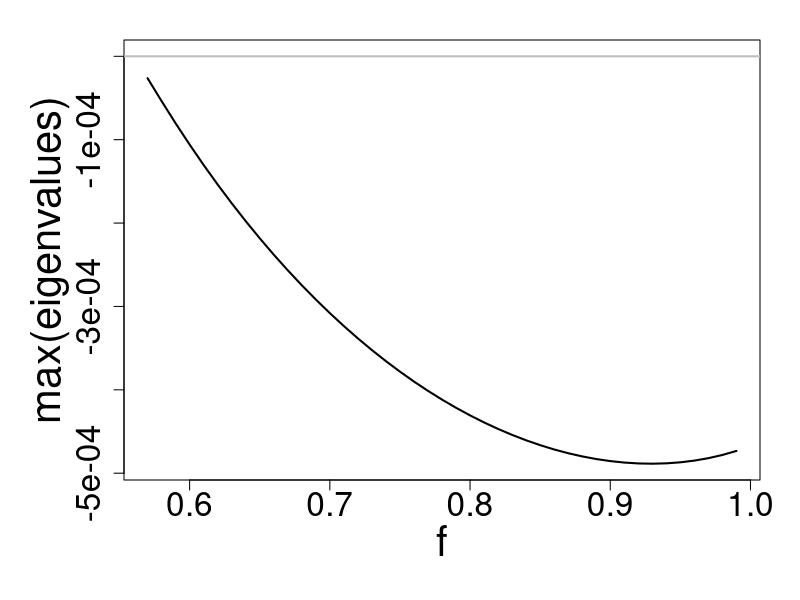
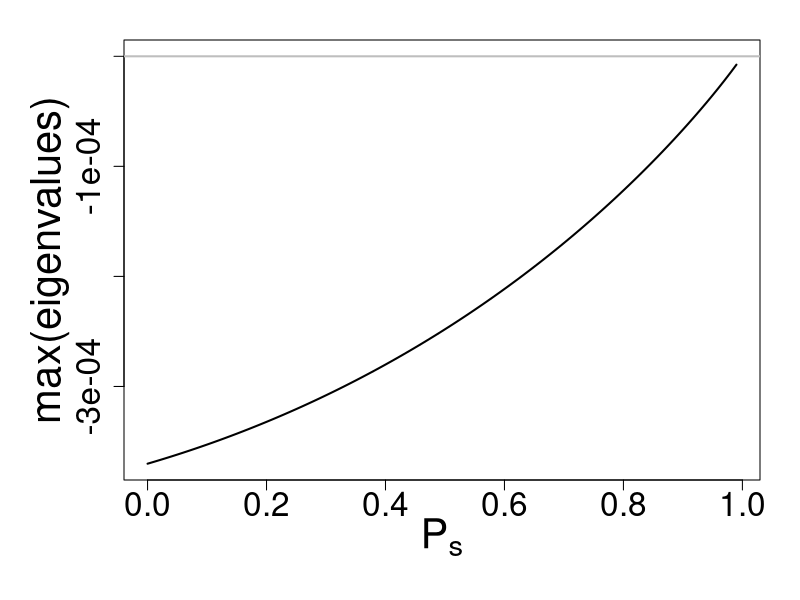
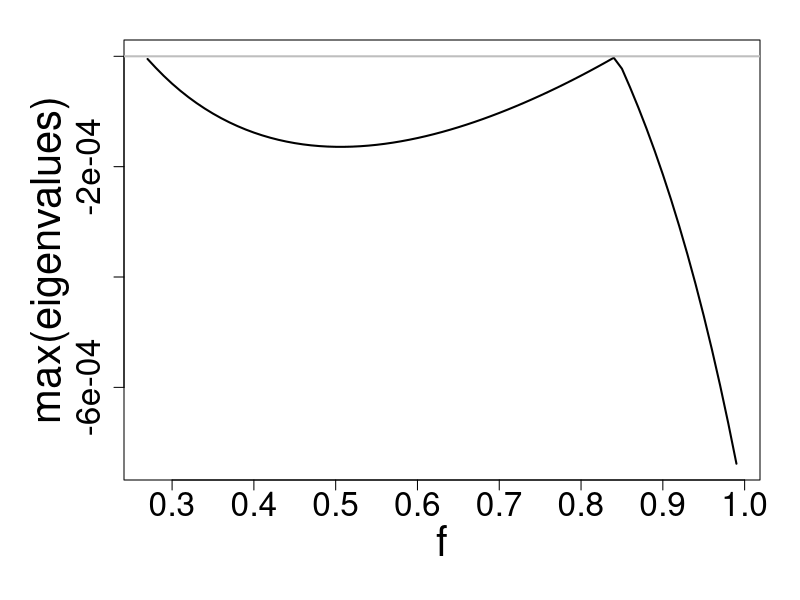
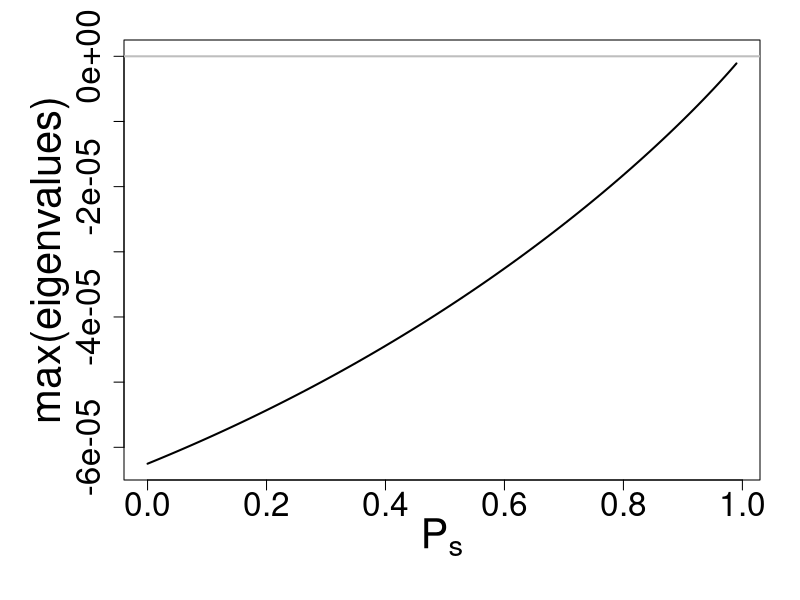

The R script that drew these images, in order:
#----------------------------------------------------
# This function returns the equlibrium values 
CaCcMN_eqm<-function(km,kn,kc,d,bmax,s,f,phi,g,ps,u){
  
  beta1<- -(phi*f)/(g*(1-f))
  beta2<- (km/((bmax*(1-s))-d)) - (kn/((bmax-d)*((1-f))))
  beta<-beta1/(d*beta2)
  
  alp1<- (km*d*u*beta)/((bmax*(1-s))-d)
  alp1<-alp1 - (phi*u/g) -(f*(1-ps)*beta)
  
  alp2<- -((1-ps)*kc*beta*f)-((1-f)*(1-ps)*(beta^2))
  alp3<- -(kc*(1-f)*(1-ps)*(beta^2))
  Meq<- (-alp2 + sqrt((alp2^2)-(4*alp1*alp3)))/(2*alp1)
  Neq<- beta-Meq
  
  # if((is.finite(Meq)&(Meq<0))==T){
  #   Meq<-0
  #   Neq<- beta-Meq
  # }
  
  if((is.finite(Neq)&(Neq<0))==T){
    Neq<-0
  }
  
  
  Caeq<- ((Meq+(Neq*(1-f)))*(Meq+kc)*(1-ps))/(u*(Meq^2))
  Cceq<- phi/(g*(Meq+Neq))
  
  res<-list(Caeq=Caeq,Cceq=Cceq,Meq=Meq,Neq=Neq)
  
  return(res)
}
#------------------------------------------------------------------

get_eigenvalues<-function(km,kn,kc,d,bmax,s,f,phi,g,ps,u,eqmvals){
  jCa<-expression(1-ps-(Ca*(u*(M/(kc+M))*((M/(M+N))/(1-f+(f*(M/(M+N))))))))
  jM<-expression((((bmax*(1-s)*(Ca+Cc))/(km+Ca+Cc))-d)*M)
  jN<-expression((((bmax*(((1-f)*Ca)+Cc))/(kn+Cc+((1-f)*Ca)) - d)*N))
  jCc<-expression(phi-(g*(M+N)*Cc))
  
  j11<-D(jCa,"Ca")
  j12<-D(jCa,"M")
  j13<-D(jCa,"N")
  j14<-D(jCa,"Cc")
  
  j21<-D(jM,"Ca")
  j22<-D(jM,"M")
  j23<-D(jM,"N")
  j24<-D(jM,"Cc")
  
  j31<-D(jN,"Ca")
  j32<-D(jN,"M")
  j33<-D(jN,"N")
  j34<-D(jN,"Cc")
  
  j41<-D(jCc,"Ca")
  j42<-D(jCc,"M")
  j43<-D(jCc,"N")
  j44<-D(jCc,"Cc")
  
  #----------------evaluate at eqm------------
  
  Ca<-eqmvals$Caeq
  Cc<-eqmvals$Cceq
  M<-eqmvals$Meq
  N<-eqmvals$Neq
  
  j11_eqm<-eval(j11)
  j12_eqm<-eval(j12)
  j13_eqm<-eval(j13)
  j14_eqm<-eval(j14)
  
  j21_eqm<-eval(j21)
  j22_eqm<-eval(j22)
  j23_eqm<-eval(j23)
  j24_eqm<-eval(j24)
  
  j31_eqm<-eval(j31)
  j32_eqm<-eval(j32)
  j33_eqm<-eval(j33)
  j34_eqm<-eval(j34)
  
  j41_eqm<-eval(j41)
  j42_eqm<-eval(j42)
  j43_eqm<-eval(j43)
  j44_eqm<-eval(j44)
  
  
  #-----------------------------
  J_mat<-matrix(c(j11_eqm,j12_eqm,j13_eqm,j14_eqm,
                  j21_eqm,j22_eqm,j23_eqm,j24_eqm,
                  j31_eqm,j32_eqm,j33_eqm,j34_eqm,
                  j41_eqm,j42_eqm,j43_eqm,j44_eqm),nrow=4,ncol=4,byrow = T)
  
  tJ<-sum(diag(J_mat)) #trace of J_mat
  dJ<-det(J_mat) #det of J_Mat
  
  xx<-sqrt((tJ^2)-(4*dJ))
  
  if(tJ<0){
    print("stable")
  }else if (tJ>0){
    print("unstable")
  }else{
    print("imaginary eigen values")
  }
  
  if(xx>0){
    print("node")
  }else if(xx<0){
    print("spiral")
  }else{
    print("star")
  }
  
  lamda1<-0.5*(tJ+xx)
  lamda2<-0.5*(tJ-xx)
  
  eigenvalues<-c(lamda1,lamda2)
  
  return(eigenvalues)
}

#-----------------------------------------------------------------------------------------
# Now call the functions to see eigen value variation against fidelity with km=10, kn=6
km<- 10 # half saturation constant for mutualist 
kn<- 6 # half saturation constant for non-mutualist
kc<- 5 # half saturation constant for allocated carbon
d<- 0.5 # death rate of mutualist and non-mutualist
bmax<- 0.8 # maximum growth rate of symbionts
s<- 0.1 # cost of mutualism
#f<-0.7 # fidelity
phi <- 5 # constant resource value for construction carbon
g<- 0.2 # Rate at which construction carbon is allocated to both symbionts
ps <- 0.3 # P-availability in the soil
u<- 0.4 # Phosphorous uptake per unit of preferentially allocated carbon received by mutualists

mylist<-seq(from=0,to=1,by=0.01)
df<-matrix(NA,nrow=length(mylist),ncol=5)
colnames(df)<-c("f","Caeq","Cceq","Meq","Neq")
df<-as.data.frame(df)

for(i in seq_along(mylist)){
  f<-mylist[i]
  cat("i=",i,"\n")
  res<-CaCcMN_eqm(km=km,kn=kn,kc=kc,d=d,bmax=bmax,s=s,f=f,phi=phi,g=g,ps=ps,u=u)
  df$f[i]<-f
  df$Caeq[i]<-res$Caeq
  df$Cceq[i]<-res$Cceq
  df$Meq[i]<-res$Meq
  df$Neq[i]<-res$Neq
}
df<-na.omit(df)
df_eqm<-df[,-1]

df_max_eigenval<-as.data.frame(cbind(df,"max_eigenval"=NA))
for(i in c(1:nrow(df))){
  f<-df$f[i]
  ans<-get_eigenvalues(km=km,kn=kn,kc=kc,d=d,bmax=bmax,s=s,f=f,phi=phi,g=g,ps=ps,u=u,eqmvals = df_eqm[i,])
  df_max_eigenval$max_eigenval[i]<-max(ans)
}

df_max_eigenval<-df_max_eigenval[-1,] # because there was no construction C at eqm

pdf("./Results/pdf_fig/max_eigenval_vs_f_with_km_10_kn_6.pdf",width=8,height=8)
op<-par(mar=c(6,6.2,2,2))
plot(df_max_eigenval$f,df_max_eigenval$max_eigenval,xlab="f",ylab="max(eigenvalues)",
     cex.lab=2.5,cex.axis=2,lwd=2,type="l",ylim=c(range(df_max_eigenval$max_eigenval,0)))
abline(h=0,col="grey",lwd=2)
par(op)
dev.off()


# Now call the functions to see eigen value variation against soil P availability with km=10, kn=6
km<- 10 # half saturation constant for mutualist 
kn<- 6 # half saturation constant for non-mutualist
kc<- 5 # half saturation constant for allocated carbon
d<- 0.5 # death rate of mutualist and non-mutualist
bmax<- 0.8 # maximum growth rate of symbionts
s<- 0.1 # cost of mutualism
f<-0.7 # fidelity
phi <- 5 # constant resource value for construction carbon
g<- 0.2 # Rate at which construction carbon is allocated to both symbionts
#ps <- 0.3 # P-availability in the soil
u<- 0.4 # Phosphorous uptake per unit of preferentially allocated carbon received by mutualists

mylist<-seq(from=0,to=1,by=0.01)
df<-matrix(NA,nrow=length(mylist),ncol=5)
colnames(df)<-c("ps","Caeq","Cceq","Meq","Neq")
df<-as.data.frame(df)

for(i in seq_along(mylist)){
  ps<-mylist[i]
  cat("i=",i,"\n")
  res<-CaCcMN_eqm(km=km,kn=kn,kc=kc,d=d,bmax=bmax,s=s,f=f,phi=phi,g=g,ps=ps,u=u)
  df$ps[i]<-ps
  df$Caeq[i]<-res$Caeq
  df$Cceq[i]<-res$Cceq
  df$Meq[i]<-res$Meq
  df$Neq[i]<-res$Neq
}
df<-na.omit(df)
df_eqm<-df[,-1]

df_max_eigenval<-as.data.frame(cbind(df,"max_eigenval"=NA))
for(i in c(1:nrow(df))){
  ps<-df$ps[i]
  ans<-get_eigenvalues(km=km,kn=kn,kc=kc,d=d,bmax=bmax,s=s,f=f,phi=phi,g=g,ps=ps,u=u,eqmvals = df_eqm[i,])
  df_max_eigenval$max_eigenval[i]<-max(ans)
}

pdf("./Results/pdf_fig/max_eigenval_vs_ps_with_km_10_kn_6.pdf",width=8,height=8)
op<-par(mar=c(6,6.2,2,2))
plot(df_max_eigenval$ps,df_max_eigenval$max_eigenval,xlab=expression(P[s]),ylab="max(eigenvalues)",
     cex.lab=2.5,cex.axis=2,lwd=2,type="l",ylim=c(range(df_max_eigenval$max_eigenval,0)))
abline(h=0,col="grey",lwd=2)
par(op)
dev.off()
#----------------------------------------------------------------------------------------------------------------

#=======================================================================================

#-----------------------------------------------------------------------------------------
# Now call the functions to see eigen value variation against fidelity 

#---------when km and kn are equal---------------------
km<- 10 # half saturation constant for mutualist 
kn<- 10 # half saturation constant for non-mutualist
kc<- 5 # half saturation constant for allocated carbon
d<- 0.5 # death rate of mutualist and non-mutualist
bmax<- 0.8 # maximum growth rate of symbionts
s<- 0.1 # cost of mutualism
#f<-0.3 # fidelity
phi <- 5 # constant resource value for construction carbon
g<- 0.2 # Rate at which construction carbon is allocated to both symbionts
ps <- 0.3 # P-availability in the soil
u<- 0.4 # Phosphorous uptake per unit of preferentially allocated carbon received by mutualists


mylist<-seq(from=0,to=1,by=0.01)
df<-matrix(NA,nrow=length(mylist),ncol=5)
colnames(df)<-c("f","Caeq","Cceq","Meq","Neq")
df<-as.data.frame(df)

for(i in seq_along(mylist)){
  f<-mylist[i]
  cat("i=",i,"\n")
  res<-CaCcMN_eqm(km=km,kn=kn,kc=kc,d=d,bmax=bmax,s=s,f=f,phi=phi,g=g,ps=ps,u=u)
  df$f[i]<-f
  df$Caeq[i]<-res$Caeq
  df$Cceq[i]<-res$Cceq
  df$Meq[i]<-res$Meq
  df$Neq[i]<-res$Neq
}
df<-na.omit(df)
df_eqm<-df[,-1]

df_max_eigenval<-as.data.frame(cbind(df,"max_eigenval"=NA))
for(i in c(1:nrow(df))){
  f<-df$f[i]
  ans<-get_eigenvalues(km=km,kn=kn,kc=kc,d=d,bmax=bmax,s=s,f=f,phi=phi,g=g,ps=ps,u=u,eqmvals = df_eqm[i,])
  df_max_eigenval$max_eigenval[i]<-max(ans)
}

pdf("./Results/pdf_fig/max_eigenval_vs_f_with_km_10_kn_10.pdf",width=8,height=8)
op<-par(mar=c(6,6.2,2,2))
plot(df_max_eigenval$f,df_max_eigenval$max_eigenval,xlab="f",ylab="max(eigenvalues)",
     cex.lab=2.5,cex.axis=2,lwd=2,type="l",ylim=c(range(df_max_eigenval$max_eigenval,0)))
abline(h=0,col="grey",lwd=2)
par(op)
dev.off()


# Now call the functions to see eigen value variation against soil P availability with km=10, kn=10
km<- 10 # half saturation constant for mutualist 
kn<- 10 # half saturation constant for non-mutualist
kc<- 5 # half saturation constant for allocated carbon
d<- 0.5 # death rate of mutualist and non-mutualist
bmax<- 0.8 # maximum growth rate of symbionts
s<- 0.1 # cost of mutualism
f<-0.3 # fidelity
phi <- 5 # constant resource value for construction carbon
g<- 0.2 # Rate at which construction carbon is allocated to both symbionts
#ps <- 0.3 # P-availability in the soil
u<- 0.4 # Phosphorous uptake per unit of preferentially allocated carbon received by mutualists

mylist<-seq(from=0,to=1,by=0.01)
df<-matrix(NA,nrow=length(mylist),ncol=5)
colnames(df)<-c("ps","Caeq","Cceq","Meq","Neq")
df<-as.data.frame(df)

for(i in seq_along(mylist)){
  ps<-mylist[i]
  cat("i=",i,"\n")
  res<-CaCcMN_eqm(km=km,kn=kn,kc=kc,d=d,bmax=bmax,s=s,f=f,phi=phi,g=g,ps=ps,u=u)
  df$ps[i]<-ps
  df$Caeq[i]<-res$Caeq
  df$Cceq[i]<-res$Cceq
  df$Meq[i]<-res$Meq
  df$Neq[i]<-res$Neq
}
df<-na.omit(df)
df_eqm<-df[,-1]

df_max_eigenval<-as.data.frame(cbind(df,"max_eigenval"=NA))
for(i in c(1:nrow(df))){
  ps<-df$ps[i]
  ans<-get_eigenvalues(km=km,kn=kn,kc=kc,d=d,bmax=bmax,s=s,f=f,phi=phi,g=g,ps=ps,u=u,eqmvals = df_eqm[i,])
  df_max_eigenval$max_eigenval[i]<-max(ans)
}

pdf("./Results/pdf_fig/max_eigenval_vs_ps_with_km_10_kn_10.pdf",width=8,height=8)
op<-par(mar=c(6,6.2,2,2))
plot(df_max_eigenval$ps,df_max_eigenval$max_eigenval,xlab=expression(P[s]),ylab="max(eigenvalues)",
     cex.lab=2.5,cex.axis=2,lwd=2,type="l",ylim=c(range(df_max_eigenval$max_eigenval,0)))
abline(h=0,col="grey",lwd=2)
par(op)
dev.off()
#----------------------------------------------------------------------------------------------------------------














#------------------------------------------------------------------------------------------
#fn<-expression(a*(x^2)+(2*x*y))
#fn_d1<-D(fn,"x")
#fn_d1

#a<-2
#x<-4
#y<-3

#eval(fn_d1)





















